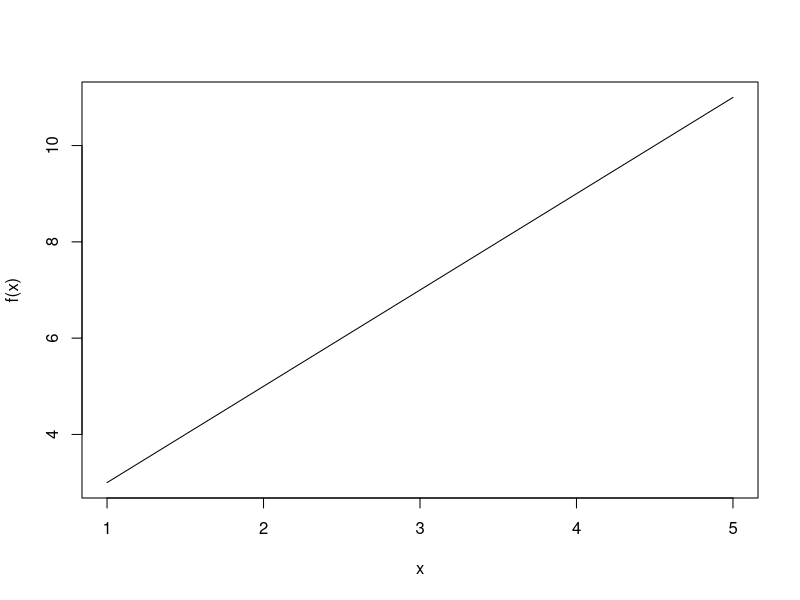
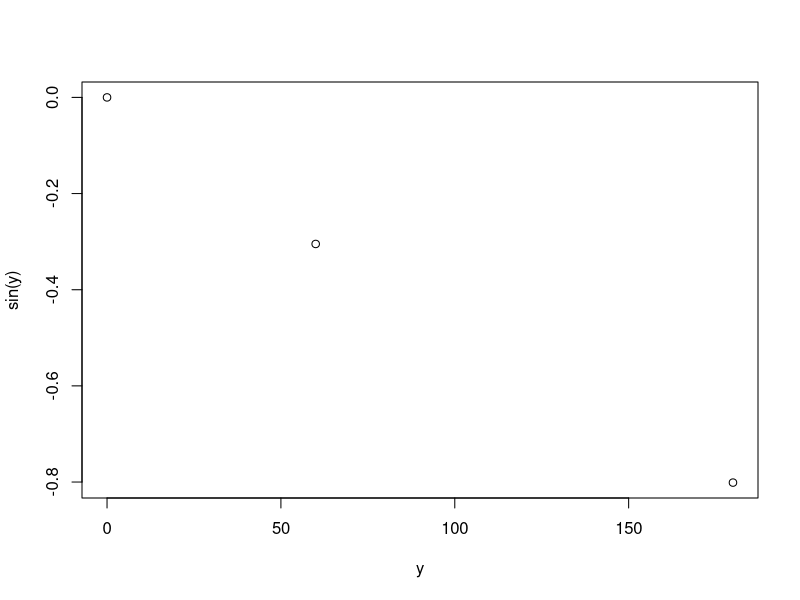

R code for these plots, in order: (Note: this script raises an error after producing the figures.)
1+3
3*2
3^2

pi
pi *2
'pi'
letters
LETTERS


str(letters)
letters[1]
month.abb #abbreviated month names
month.name

?pi
apropos('month') #lists all R functions / constants including the subject

x = 4 #bad code style
x <- 4 #good
x / 2

## TODO square root of x
sqrt(x)
x^0.5

##define functions
f <- function(x) {
  2 * x + 1
  }
f(x)  
x <- c(1, 2, 3, 4, 5)
f(x)
class(x)
str(x)

plot(x, f(x), type = 'l')  #show lines instead of 5 discrete points

##plot 1 period of sin
f <- function(y) {
  sin(y)
}
y <- c(0,60,180)
f(y)
sin(y)
plot(y,  sin(y))
plot(y,  sin(x))
1:5
x<- seq(1,5, by = 0.1)
plot(x,  sin(x), type='l')
x<- seq(from = 0,
        to = 2*pi,
        by = 0.1)

curve(sin) #by default between 0 and 1
curve(sin, from = 0, to = 2*pi)
?curve


## TODO Brownian motion
x <- 0
# +1
# -1
runif(5, max=10)
round(runif(1))
x<- round(runif(10))*2-1
cumsum(x) #cummulative sum
plot(cumsum(x), type='s')

x<- sample(c(1, -1), 
           size = 25,
           replace = TRUE) #25 random picks between 2 numbers
?sample
plot(x)
cumsum(x)
plot(cumsum(x), type='s')


##vectors
h <- c(174, 170, 160)
w <- c(90, 80, 70)
plot(h, w, xlab = "Height", ylab = "Weight")
cor(h, w)
lm(w ~ h)  #build a linear model, cor was high so should work pretty well

# 165 * 1.346 -146.154 #model could be used to predict weight of student

fit <- lm(w ~ h) #store model in a variable

predict(fit,
        newdata = list(h=165)) #predicted values where we provide height as 165
?predict

## compute weights if height equals 56 or 104
predict(fit, newdata = list(h=c(56, 104))) #negative NOOOO

plot(h, w, xlab = "Height", ylab = "Weight", 
     xlim = c(0, 200), ylim= c(0,150))

abline(fit) #puts a linear trend line on the plot from the coefficients of our model
#model just extrapolated, built on incorrect range!!!

#DATAFRAMES
df<- data.frame(
  height = h, 
  weight = w)

str(df)
cor(df)
plot(df)
